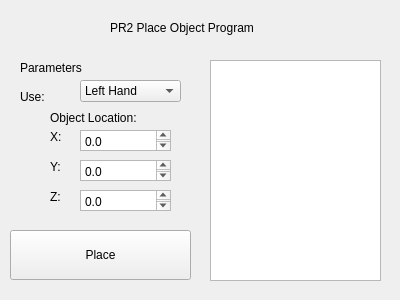
<?xml version="1.0" encoding="UTF-8"?>
<ui version="4.0">
 <class>placeObject</class>
 <widget class="QWidget" name="placeObject">
  <property name="geometry">
   <rect>
    <x>0</x>
    <y>0</y>
    <width>400</width>
    <height>300</height>
   </rect>
  </property>
  <property name="windowTitle">
   <string>Dialog</string>
  </property>
  <widget class="QLabel" name="label_3">
   <property name="geometry">
    <rect>
     <x>20</x>
     <y>90</y>
     <width>47</width>
     <height>13</height>
    </rect>
   </property>
   <property name="text">
    <string>Use:</string>
   </property>
  </widget>
  <widget class="QPlainTextEdit" name="place_xCoord">
   <property name="geometry">
    <rect>
     <x>80</x>
     <y>130</y>
     <width>91</width>
     <height>21</height>
    </rect>
   </property>
   <property name="plainText">
    <string>0.0</string>
   </property>
  </widget>
  <widget class="QLabel" name="label_4">
   <property name="geometry">
    <rect>
     <x>50</x>
     <y>110</y>
     <width>131</width>
     <height>16</height>
    </rect>
   </property>
   <property name="text">
    <string>Object Location:</string>
   </property>
  </widget>
  <widget class="QPlainTextEdit" name="place_yCoord">
   <property name="geometry">
    <rect>
     <x>80</x>
     <y>160</y>
     <width>91</width>
     <height>21</height>
    </rect>
   </property>
   <property name="plainText">
    <string>0.0</string>
   </property>
  </widget>
  <widget class="QLabel" name="label">
   <property name="geometry">
    <rect>
     <x>110</x>
     <y>20</y>
     <width>201</width>
     <height>16</height>
    </rect>
   </property>
   <property name="text">
    <string>PR2 Place Object Program</string>
   </property>
  </widget>
  <widget class="QLabel" name="label_7">
   <property name="geometry">
    <rect>
     <x>50</x>
     <y>160</y>
     <width>47</width>
     <height>13</height>
    </rect>
   </property>
   <property name="text">
    <string>Y:</string>
   </property>
  </widget>
  <widget class="QPlainTextEdit" name="place_zCoord">
   <property name="geometry">
    <rect>
     <x>80</x>
     <y>190</y>
     <width>91</width>
     <height>21</height>
    </rect>
   </property>
   <property name="plainText">
    <string>0.0</string>
   </property>
  </widget>
  <widget class="QLabel" name="label_5">
   <property name="geometry">
    <rect>
     <x>50</x>
     <y>130</y>
     <width>47</width>
     <height>13</height>
    </rect>
   </property>
   <property name="text">
    <string>X:</string>
   </property>
  </widget>
  <widget class="QLabel" name="label_6">
   <property name="geometry">
    <rect>
     <x>50</x>
     <y>190</y>
     <width>47</width>
     <height>13</height>
    </rect>
   </property>
   <property name="text">
    <string>Z:</string>
   </property>
  </widget>
  <widget class="QLabel" name="label_2">
   <property name="geometry">
    <rect>
     <x>20</x>
     <y>60</y>
     <width>71</width>
     <height>16</height>
    </rect>
   </property>
   <property name="text">
    <string>Parameters</string>
   </property>
  </widget>
  <widget class="QComboBox" name="place_comboBox">
   <property name="geometry">
    <rect>
     <x>80</x>
     <y>80</y>
     <width>101</width>
     <height>22</height>
    </rect>
   </property>
   <item>
    <property name="text">
     <string>Left Hand</string>
    </property>
   </item>
   <item>
    <property name="text">
     <string>Right Hand</string>
    </property>
   </item>
   <item>
    <property name="text">
     <string>Telekinesis</string>
    </property>
   </item>
  </widget>
  <widget class="QPushButton" name="place_place">
   <property name="geometry">
    <rect>
     <x>10</x>
     <y>230</y>
     <width>181</width>
     <height>50</height>
    </rect>
   </property>
   <property name="text">
    <string>Place</string>
   </property>
  </widget>
  <widget class="QPlainTextEdit" name="place_textBox">
   <property name="geometry">
    <rect>
     <x>210</x>
     <y>60</y>
     <width>171</width>
     <height>221</height>
    </rect>
   </property>
   <property name="plainText">
    <string/>
   </property>
  </widget>
 </widget>
 <resources/>
 <connections/>
</ui>
